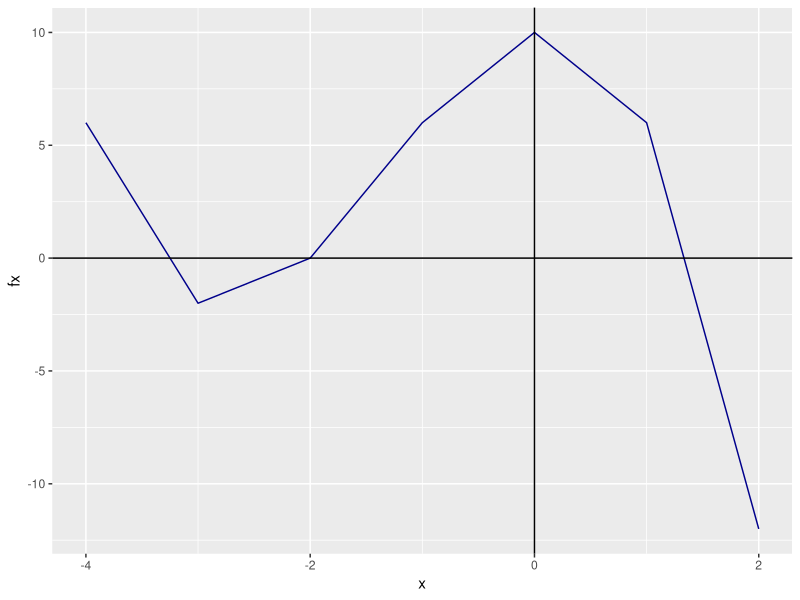
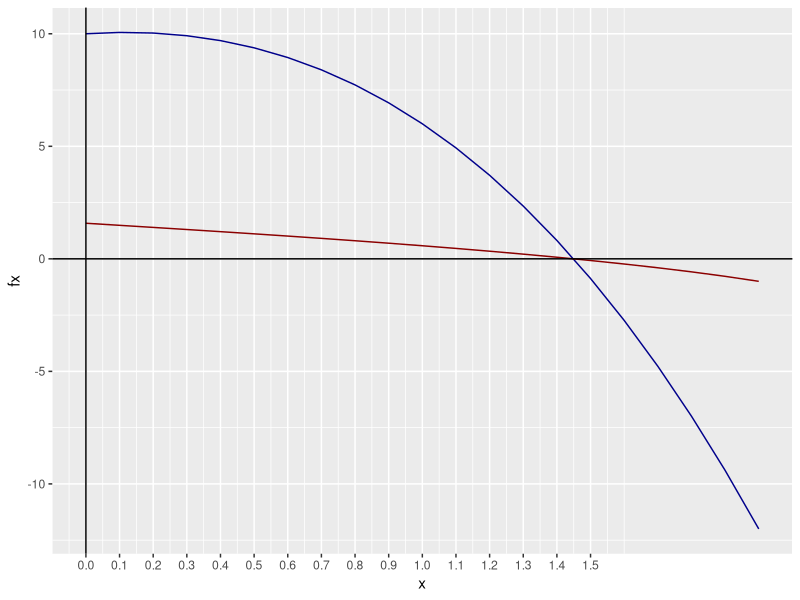

Reproduce these figures in R, in order.
## ---- chunk 1
knitr::opts_chunk$set(echo = TRUE)
library(ggplot2)
## ---- chunk 2
#Método de punto fijo
PuntoFijo <- function(p0, n = 100, tol){
  #Donde p0 es la aproximación inicial
  #El número máximo de iteraciones n viene por default en 100
  #Y tol es la toleranacia al error
  
  #Instancio las listas vacias
  lista_p <- c(NULL)
  lista_gp <- c(NULL)
  
  for (i in 1:n) {
    #Calculo p
    p <- f(p0)
    
    lista_p[i] <- p0
    lista_gp[i] <- p
    
    if(abs(p-p0) <= tol){
      #Creo un data frame con las listas
      datos <- data.frame(lista_p, lista_gp)
      colnames(datos) <- c("P", "G(P)")
      print(datos)
      return(paste("La raiz es: ", p))
    }
    
    p0 <- p
  }
  
  #En el caso de que falle el método
  return(paste('El método falla luego de: ', n, ' iteraciones'))
}
## ---- chunk 3
f <- function(x){
  return(x - x^3 - 4*x^2 + 10)
}

#Instancio un vector que me va a indicar los puntos en la función
x <- seq(-4, 2, by = 1)

#Genero los puntos
fx <- f(x)

#Creo un data frame con los x e y
df <- data.frame(x, fx)

#Instancio los datos
gg_fx <- ggplot(data = df)

#Agrego la capa con los datos
gg_fx <- gg_fx + aes(x = x, y = fx)

#Est grafica una linea
gg_fx <- gg_fx + geom_line(linetype = 1, colour = "darkblue")

#Agrego el eje X
gg_fx <- gg_fx + geom_vline(xintercept = 0, linetype = 1)

#Agrego el eje Y
gg_fx <- gg_fx + geom_hline(yintercept = 0, linetype = 1)

#Grafico
gg_fx
## ---- chunk 4
this_could_go_wrong <- tryCatch(
  print(PuntoFijo(p0 = 1, tol = 0.0001)),
  error = function(e){print("Error")})
## ---- chunk 5

fprima <- D(expression(x - x^3 - 4*x^2 + 10), "x")

fprima

fprima <- function(x){
  return(1-3*x^2-4*(2*x))
}

x <- seq(1, 2, by =0.1)

#Genero los puntos
fprimax <- fprima(x)

#Creo un data frame con los x e y
df <- data.frame(x, fprimax)

#Lo imprimo
df
## ---- chunk 6
f <- function(x){
  return(x - x^3 - 4*x^2 + 10)
}

g <- function(x){
  return((1/4*(x-x^3+10))^(1/2)-x)
}

#Instancio un vector que me va a indicar los puntos en la función
x <- seq(0, 2, by = 0.1)

#Genero los puntos
fx <- f(x)
gx <- g(x)

#Creo un data frame con los x e y
df <- data.frame(x, fx)

#Instancio los datos
gg_fx <- ggplot(data = df)

#Agrego la capa con los datos
gg_fx <- gg_fx + aes(x = x, y = fx)

#Est grafica una linea
gg_fx <- gg_fx + geom_line(linetype = 1, colour = "darkblue") + geom_line(aes(y = gx), color = "darkred")

#Agrego el eje X
gg_fx <- gg_fx + geom_vline(xintercept = 0, linetype = 1)

#Agrego el eje Y
gg_fx <- gg_fx + geom_hline(yintercept = 0, linetype = 1)

#Le cambio la escala al eje X para tener una mejor visual
gg_fx <- gg_fx + scale_x_continuous(name = "x", breaks = seq(0, 1.5, by = 0.1))

#Grafico
gg_fx
## ---- chunk 7
#Tengo que volver a instanciar f con la nueva función porque el método de punto fijo eta definida para esta
f <- function(x){
  #Es muy importante notar que cuando escribo la expresión reexpresada no lleva el -x al final
  return((1/4*(x-x^3+10))^(1/2))
}

this_could_go_wrong <- tryCatch(
  print(PuntoFijo(p0 = 1.4, tol = 0.0001)),
  error = function(e){print("Error")})
